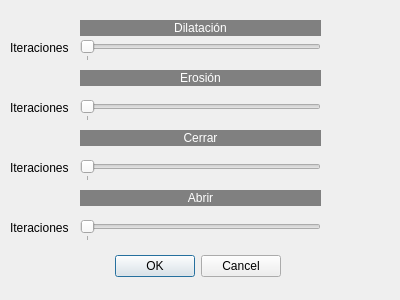
<?xml version="1.0" encoding="UTF-8"?>
<ui version="4.0">
 <class>dmorfologia</class>
 <widget class="QDialog" name="dmorfologia">
  <property name="geometry">
   <rect>
    <x>0</x>
    <y>0</y>
    <width>400</width>
    <height>300</height>
   </rect>
  </property>
  <property name="windowTitle">
   <string>Morfología matemática</string>
  </property>
  <widget class="QDialogButtonBox" name="buttonBox">
   <property name="geometry">
    <rect>
     <x>-60</x>
     <y>250</y>
     <width>341</width>
     <height>32</height>
    </rect>
   </property>
   <property name="orientation">
    <enum>Qt::Horizontal</enum>
   </property>
   <property name="standardButtons">
    <set>QDialogButtonBox::Cancel|QDialogButtonBox::Ok</set>
   </property>
  </widget>
  <widget class="QLabel" name="label">
   <property name="geometry">
    <rect>
     <x>80</x>
     <y>20</y>
     <width>241</width>
     <height>16</height>
    </rect>
   </property>
   <property name="styleSheet">
    <string notr="true">background-color: rgb(128, 128, 128);
color: rgb(255, 255, 255);</string>
   </property>
   <property name="text">
    <string>Dilatación</string>
   </property>
   <property name="alignment">
    <set>Qt::AlignCenter</set>
   </property>
  </widget>
  <widget class="QLabel" name="label_2">
   <property name="geometry">
    <rect>
     <x>80</x>
     <y>70</y>
     <width>241</width>
     <height>16</height>
    </rect>
   </property>
   <property name="styleSheet">
    <string notr="true">background-color: rgb(128, 128, 128);
color: rgb(255, 255, 255);</string>
   </property>
   <property name="text">
    <string>Erosión</string>
   </property>
   <property name="alignment">
    <set>Qt::AlignCenter</set>
   </property>
  </widget>
  <widget class="QSlider" name="horizontalSlider">
   <property name="geometry">
    <rect>
     <x>80</x>
     <y>40</y>
     <width>241</width>
     <height>21</height>
    </rect>
   </property>
   <property name="minimum">
    <number>0</number>
   </property>
   <property name="maximum">
    <number>5</number>
   </property>
   <property name="value">
    <number>0</number>
   </property>
   <property name="orientation">
    <enum>Qt::Horizontal</enum>
   </property>
   <property name="tickPosition">
    <enum>QSlider::TicksBelow</enum>
   </property>
   <property name="tickInterval">
    <number>20</number>
   </property>
  </widget>
  <widget class="QSlider" name="horizontalSlider_2">
   <property name="geometry">
    <rect>
     <x>80</x>
     <y>100</y>
     <width>241</width>
     <height>21</height>
    </rect>
   </property>
   <property name="minimum">
    <number>0</number>
   </property>
   <property name="maximum">
    <number>5</number>
   </property>
   <property name="value">
    <number>0</number>
   </property>
   <property name="orientation">
    <enum>Qt::Horizontal</enum>
   </property>
   <property name="tickPosition">
    <enum>QSlider::TicksBelow</enum>
   </property>
   <property name="tickInterval">
    <number>20</number>
   </property>
  </widget>
  <widget class="QSlider" name="horizontalSlider_3">
   <property name="geometry">
    <rect>
     <x>80</x>
     <y>160</y>
     <width>241</width>
     <height>21</height>
    </rect>
   </property>
   <property name="minimum">
    <number>0</number>
   </property>
   <property name="maximum">
    <number>5</number>
   </property>
   <property name="value">
    <number>0</number>
   </property>
   <property name="orientation">
    <enum>Qt::Horizontal</enum>
   </property>
   <property name="tickPosition">
    <enum>QSlider::TicksBelow</enum>
   </property>
   <property name="tickInterval">
    <number>20</number>
   </property>
  </widget>
  <widget class="QLabel" name="label_3">
   <property name="geometry">
    <rect>
     <x>80</x>
     <y>130</y>
     <width>241</width>
     <height>16</height>
    </rect>
   </property>
   <property name="styleSheet">
    <string notr="true">background-color: rgb(128, 128, 128);
color: rgb(255, 255, 255);</string>
   </property>
   <property name="text">
    <string>Cerrar</string>
   </property>
   <property name="alignment">
    <set>Qt::AlignCenter</set>
   </property>
  </widget>
  <widget class="QSlider" name="horizontalSlider_4">
   <property name="geometry">
    <rect>
     <x>80</x>
     <y>220</y>
     <width>241</width>
     <height>21</height>
    </rect>
   </property>
   <property name="minimum">
    <number>0</number>
   </property>
   <property name="maximum">
    <number>5</number>
   </property>
   <property name="value">
    <number>0</number>
   </property>
   <property name="orientation">
    <enum>Qt::Horizontal</enum>
   </property>
   <property name="tickPosition">
    <enum>QSlider::TicksBelow</enum>
   </property>
   <property name="tickInterval">
    <number>20</number>
   </property>
  </widget>
  <widget class="QLabel" name="label_4">
   <property name="geometry">
    <rect>
     <x>80</x>
     <y>190</y>
     <width>241</width>
     <height>16</height>
    </rect>
   </property>
   <property name="styleSheet">
    <string notr="true">background-color: rgb(128, 128, 128);
color: rgb(255, 255, 255);</string>
   </property>
   <property name="text">
    <string>Abrir</string>
   </property>
   <property name="alignment">
    <set>Qt::AlignCenter</set>
   </property>
  </widget>
  <widget class="QLabel" name="label_5">
   <property name="geometry">
    <rect>
     <x>10</x>
     <y>40</y>
     <width>61</width>
     <height>16</height>
    </rect>
   </property>
   <property name="text">
    <string>Iteraciones</string>
   </property>
  </widget>
  <widget class="QLabel" name="label_6">
   <property name="geometry">
    <rect>
     <x>10</x>
     <y>100</y>
     <width>61</width>
     <height>16</height>
    </rect>
   </property>
   <property name="text">
    <string>Iteraciones</string>
   </property>
  </widget>
  <widget class="QLabel" name="label_7">
   <property name="geometry">
    <rect>
     <x>10</x>
     <y>160</y>
     <width>61</width>
     <height>16</height>
    </rect>
   </property>
   <property name="text">
    <string>Iteraciones</string>
   </property>
  </widget>
  <widget class="QLabel" name="label_8">
   <property name="geometry">
    <rect>
     <x>10</x>
     <y>220</y>
     <width>61</width>
     <height>16</height>
    </rect>
   </property>
   <property name="text">
    <string>Iteraciones</string>
   </property>
  </widget>
 </widget>
 <resources/>
 <connections>
  <connection>
   <sender>buttonBox</sender>
   <signal>rejected()</signal>
   <receiver>dmorfologia</receiver>
   <slot>reject()</slot>
   <hints>
    <hint type="sourcelabel">
     <x>316</x>
     <y>260</y>
    </hint>
    <hint type="destinationlabel">
     <x>286</x>
     <y>274</y>
    </hint>
   </hints>
  </connection>
  <connection>
   <sender>buttonBox</sender>
   <signal>accepted()</signal>
   <receiver>dmorfologia</receiver>
   <slot>accept()</slot>
   <hints>
    <hint type="sourcelabel">
     <x>248</x>
     <y>254</y>
    </hint>
    <hint type="destinationlabel">
     <x>157</x>
     <y>274</y>
    </hint>
   </hints>
  </connection>
 </connections>
</ui>
